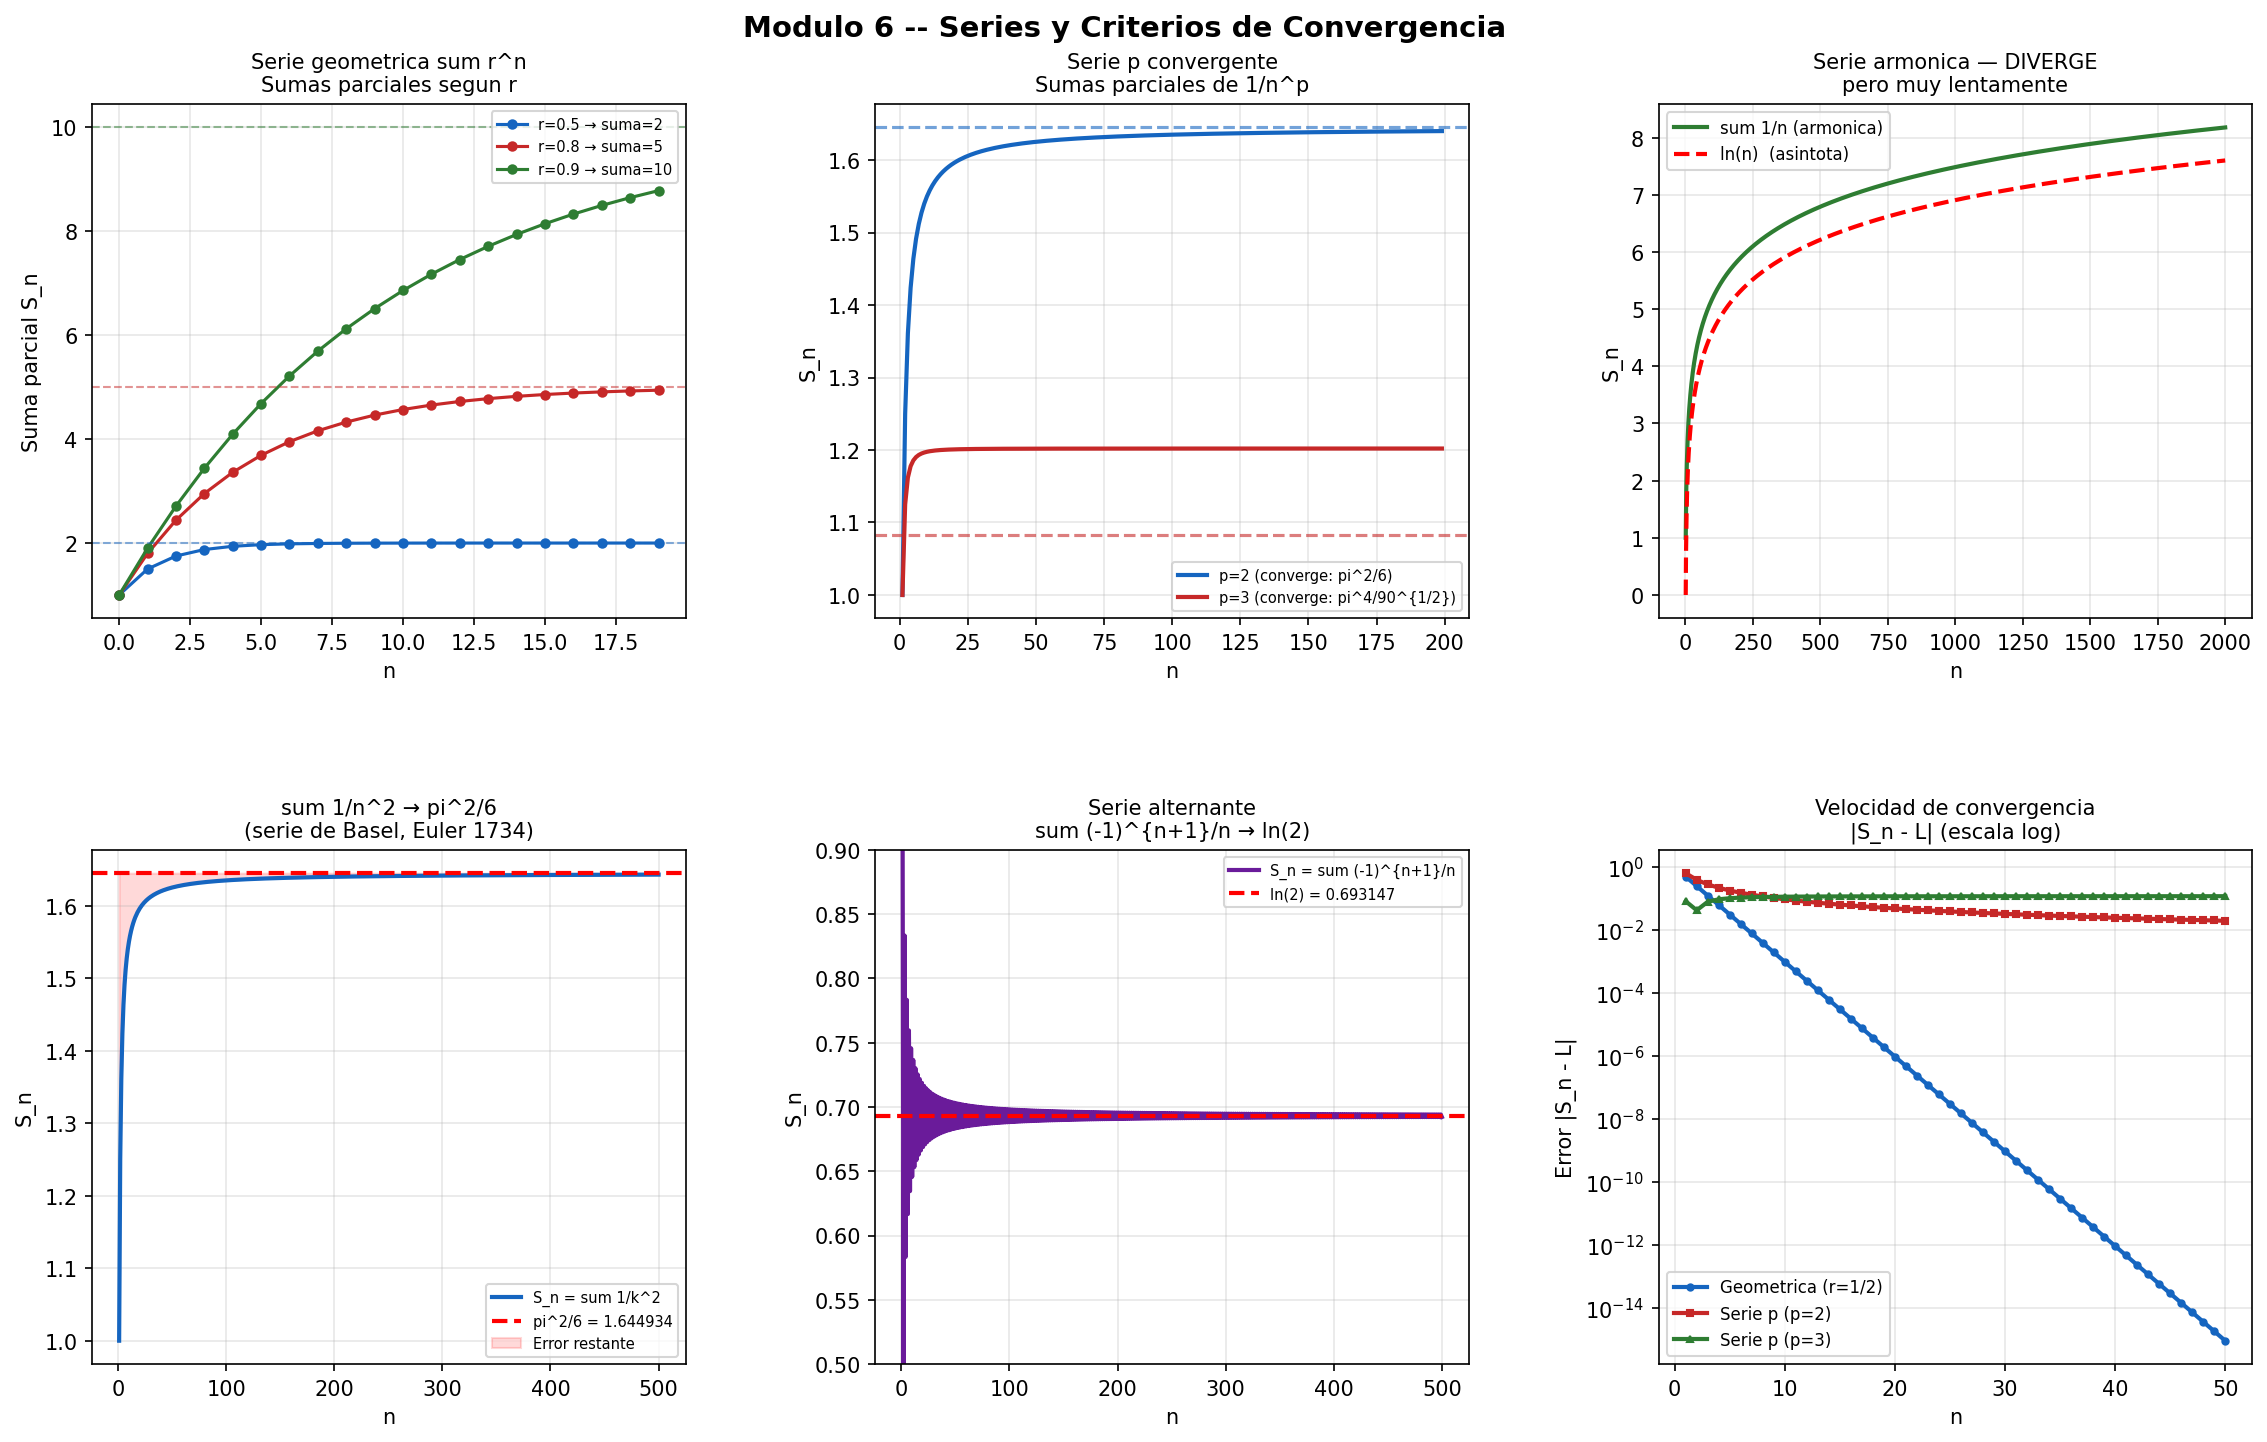

Python code for this plot:
"""
Módulo 6 - Series y Criterios de Convergencia
FUN-05 Cálculo Diferencial e Integral | Universidad CENFOTEC

QUE ES UNA SERIE?
------------------
Una serie es la SUMA de los terminos de una sucesion:
    S = a1 + a2 + a3 + a4 + ... = suma_{n=1}^{infinito} aₙ

Pero sumar infinitos numeros puede dar un resultado FINITO o INFINITO.

La clave es usar las SUMAS PARCIALES:
    S1 = a1
    S2 = a1 + a2
    S3 = a1 + a2 + a3
    Sₙ = a1 + a2 + ... + aₙ

La serie CONVERGE si lim n→∞ Sₙ = L  (numero finito)
La serie DIVERGE si ese limite no existe o es infinito.

SERIES IMPORTANTES:
-------------------
  1. Serie geometrica:  sum r^n  (n=0 a infinito)
     Converge si |r| < 1  →  suma = 1/(1-r)
     Diverge  si |r| >= 1

  2. Serie armonica:    sum 1/n  (n=1 a infinito)
     DIVERGE aunque sus terminos tienden a 0.
     Es el ejemplo clasico de que "terminos pequeños" no garantiza convergencia.

  3. Serie p:           sum 1/n^p  (n=1 a infinito)
     Converge si p > 1
     Diverge  si p <= 1

  4. Serie de Basel:    sum 1/n^2  (n=1 a infinito) = pi^2/6
     Resultado famoso demostrado por Euler en 1734.

CRITERIOS DE CONVERGENCIA:
---------------------------
Para decidir si una serie converge SIN calcular su suma exacta:

  1. Criterio del termino general (divergencia):
     Si lim n→∞ aₙ ≠ 0  →  la serie DIVERGE
     (condicion necesaria, no suficiente para convergencia)

  2. Criterio de la integral:
     Si f(x) es continua, positiva y decreciente, y aₙ = f(n):
     sum aₙ  converge  <=>  integral de f(x) converge

  3. Criterio de comparacion:
     Si 0 <= aₙ <= bₙ y sum bₙ converge → sum aₙ converge
     Si aₙ >= bₙ >= 0 y sum bₙ diverge  → sum aₙ diverge

  4. Criterio del cociente (d'Alembert):
     L = lim n→∞ |a_{n+1} / aₙ|
     L < 1  →  converge absolutamente
     L > 1  →  diverge
     L = 1  →  no concluye (usar otro criterio)

  5. Criterio de la raiz (Cauchy):
     L = lim n→∞ |aₙ|^(1/n)
     L < 1  →  converge absolutamente
     L > 1  →  diverge
     L = 1  →  no concluye

  6. Criterio de Leibniz (series alternantes):
     Si aₙ > 0, aₙ es decreciente, y lim aₙ = 0:
     entonces sum (-1)^n * aₙ  CONVERGE
"""

import numpy as np
import warnings
warnings.filterwarnings("ignore", category=RuntimeWarning)
import matplotlib.pyplot as plt
from sympy import *

n, k = symbols('n k', positive=True, integer=True)

# ─────────────────────────────────────────────────────────────
# SECCION 1: Series geometricas
# ─────────────────────────────────────────────────────────────
print("=" * 60)
print("  SERIES GEOMETRICAS")
print("=" * 60)
print("""
  sum_{n=0}^{inf} r^n = 1/(1-r)   si |r| < 1

  Esta es la unica formula de suma cerrada que tenemos
  para una serie infinita de forma directa.
  Todas las demas requieren criterios para saber si convergen.
""")

razones = [Rational(1,2), Rational(1,3), Rational(2,3), -Rational(1,2), 1, Rational(3,2)]
for r_val in razones:
    s = Sum(r_val**k, (k, 0, oo))
    resultado = s.doit()
    converge = resultado.is_finite
    print(f"  r = {str(r_val):<8} sum r^n = {str(resultado):<20} "
          f"{'[CONVERGE]' if converge else '[DIVERGE]'}")

# ─────────────────────────────────────────────────────────────
# SECCION 2: Series p y serie armonica
# ─────────────────────────────────────────────────────────────
print("\n" + "=" * 60)
print("  SERIE P Y SERIE ARMONICA")
print("=" * 60)
print("""
  Serie p:  sum_{n=1}^{inf} 1/n^p
    Converge si p > 1
    Diverge  si p <= 1

  La serie armonica (p=1) es el ejemplo clasico de una serie
  que DIVERGE aunque sus terminos aₙ = 1/n → 0.
  Esto demuestra que aₙ → 0 es NECESARIO pero NO SUFICIENTE
  para que la serie converja.

  La serie de Basel (p=2) da pi^2/6 — resultado sorprendente
  que conecta la suma de cuadrados con el numero pi.
""")

for p_val in [Rational(1,2), 1, Rational(3,2), 2, 3]:
    s = Sum(1/n**p_val, (n, 1, oo))
    resultado = s.doit()
    converge  = resultado.is_finite
    print(f"  p = {str(p_val):<6} sum 1/n^{str(p_val)} = {str(simplify(resultado)):<20} "
          f"{'[CONVERGE]' if converge else '[DIVERGE (armonica)]'}")

# ─────────────────────────────────────────────────────────────
# SECCION 3: Criterios de convergencia
# ─────────────────────────────────────────────────────────────
print("\n" + "=" * 60)
print("  CRITERIOS DE CONVERGENCIA")
print("=" * 60)

series_criterios = [
    # (a_n,               nombre,              criterio)
    (1/n**2,             "1/n^2",              "Serie p (p=2>1)"),
    (1/factorial(n),     "1/n!",               "Criterio del cociente"),
    (n**n/factorial(n),  "n^n/n!",             "Criterio de la raiz"),
    (1/(n*log(n)),       "1/(n*ln(n))",         "Criterio de la integral"),
    ((-1)**n/n,          "(-1)^n/n",            "Criterio de Leibniz"),
    (n**2/2**n,          "n^2/2^n",             "Criterio del cociente"),
    (1/(n*(n+1)),        "1/(n(n+1))",          "Series telescopicas"),
]

for a_n, nombre, criterio in series_criterios:
    print(f"\n  Serie: sum {nombre}")
    print(f"  Criterio aplicado: {criterio}")

    # Limite del termino general
    try:
        lim_an = limit(a_n, n, oo)
    except Exception:
        lim_an = None
    if lim_an == 0:
        print(f"  lim n→inf a_n = 0  (condicion necesaria [OK])")
    elif lim_an is None:
        print(f"  lim n→inf |a_n| = 0  (serie alternante, condicion [OK])")
    else:
        print(f"  lim n→inf a_n = {lim_an}  (DIVERGE - terminos no → 0)")

    # Criterio del cociente si aplica
    if criterio in ["Criterio del cociente", "Serie p (p=2>1)"]:
        try:
            a_n1 = a_n.subs(n, n+1)
            cociente = simplify(a_n1 / a_n)
            L = limit(Abs(cociente), n, oo)
            if L != oo:
                decision = "CONVERGE" if L < 1 else ("DIVERGE" if L > 1 else "Indeterminado")
                print(f"  |a_{{n+1}}/a_n| → {L}  →  {decision}")
        except Exception:
            pass

    # Resultado via SymPy
    try:
        resultado = Sum(a_n, (n, 1, oo)).doit()
        resultado_s = simplify(resultado)
        converge = resultado_s.is_finite
        print(f"  Suma exacta: {resultado_s}  "
              f"{'[CONVERGE]' if converge else '[DIVERGE]'}")
        if converge:
            print(f"  Valor numerico: {float(resultado_s.evalf()):.6f}")
    except Exception:
        print(f"  (Suma no elemental — se determina solo convergencia)")

# ─────────────────────────────────────────────────────────────
# SECCION 4: Sumas parciales y visualizacion de convergencia
# ─────────────────────────────────────────────────────────────
print("\n" + "=" * 60)
print("  SUMAS PARCIALES — VISUALIZACION DE CONVERGENCIA")
print("=" * 60)
print("""
  Calculamos Sₙ = sum_{k=1}^{n} a_k para valores crecientes de n
  y observamos si la sucesion de sumas parciales converge.
""")

def sumas_parciales(a_func, n_max, nombre, exacto=None):
    ns = np.arange(1, n_max+1)
    sumas = np.cumsum(a_func(ns))
    print(f"  sum {nombre}:")
    for i in [4, 9, 49, 99, 499]:
        if i < len(sumas):
            print(f"    S_{i+1:>4} = {sumas[i]:.8f}", end="")
            if exacto:
                print(f"   (error = {abs(sumas[i]-exacto):.2e})", end="")
            print()
    if exacto:
        print(f"    Valor exacto = {exacto:.8f}")
    print()
    return ns, sumas

ns1, s1 = sumas_parciales(lambda x: 1/x**2,     500, "1/n^2",    np.pi**2/6)
ns2, s2 = sumas_parciales(lambda x: 1/x,        500, "1/n  (armonica - diverge)")
ns3, s3 = sumas_parciales(lambda x: 1/2**x,     500, "(1/2)^n",  1.0)
ns4, s4 = sumas_parciales(lambda x: (-1)**(x+1)/x, 500, "(-1)^{n+1}/n", np.log(2))

# ─────────────────────────────────────────────────────────────
# SECCION 5: Visualizacion
# ─────────────────────────────────────────────────────────────
fig, axes = plt.subplots(2, 3, figsize=(16, 10))
fig.suptitle("Modulo 6 -- Series y Criterios de Convergencia",
             fontsize=14, fontweight='bold')

colores = ['#1565C0', '#C62828', '#2E7D32', '#6A1B9A', '#E65100']

# Serie geometrica — convergencia segun r
ax = axes[0, 0]
nv = np.arange(0, 20)
for r_v, color, label in [
    (0.5, colores[0], "r=0.5 → suma=2"),
    (0.8, colores[1], "r=0.8 → suma=5"),
    (0.9, colores[2], "r=0.9 → suma=10"),
]:
    sumas_geom = np.cumsum(r_v**nv)
    ax.plot(nv, sumas_geom, 'o-', color=color, lw=1.5, ms=4, label=label)
ax.axhline(2,  color=colores[0], lw=1, ls='--', alpha=0.5)
ax.axhline(5,  color=colores[1], lw=1, ls='--', alpha=0.5)
ax.axhline(10, color=colores[2], lw=1, ls='--', alpha=0.5)
ax.set_title("Serie geometrica sum r^n\nSumas parciales segun r", fontsize=10)
ax.legend(fontsize=7); ax.grid(True, alpha=0.3)
ax.set_xlabel("n"); ax.set_ylabel("Suma parcial S_n")

# Serie p — convergente vs divergente
ax = axes[0, 1]
nv2 = np.arange(1, 200)
for p_v, color, label, exacto_p in [
    (2, colores[0], "p=2 (converge: pi^2/6)", np.pi**2/6),
    (3, colores[1], "p=3 (converge: pi^4/90^{1/2})", np.pi**4/90),
]:
    sp = np.cumsum(1/nv2**p_v)
    ax.plot(nv2, sp, '-', color=color, lw=2, label=label)
    ax.axhline(exacto_p, color=color, lw=1.5, ls='--', alpha=0.6)
ax.set_title("Serie p convergente\nSumas parciales de 1/n^p", fontsize=10)
ax.legend(fontsize=7); ax.grid(True, alpha=0.3)
ax.set_xlabel("n"); ax.set_ylabel("S_n")

# Serie armonica — divergencia lenta
ax = axes[0, 2]
nv3 = np.arange(1, 2001)
s_arm = np.cumsum(1/nv3)
ax.plot(nv3, s_arm, '-', color=colores[2], lw=2, label="sum 1/n (armonica)")
ax.plot(nv3, np.log(nv3), '--', color='red', lw=2,
        label="ln(n)  (asintota)")
ax.set_title("Serie armonica — DIVERGE\npero muy lentamente", fontsize=10)
ax.legend(fontsize=8); ax.grid(True, alpha=0.3)
ax.set_xlabel("n"); ax.set_ylabel("S_n")

# Sumas parciales de 1/n^2 convergiendo a pi^2/6
ax = axes[1, 0]
ax.plot(ns1, s1, '-', color=colores[0], lw=2, label="S_n = sum 1/k^2")
ax.axhline(np.pi**2/6, color='red', lw=2, ls='--',
           label=f"pi^2/6 = {np.pi**2/6:.6f}")
ax.fill_between(ns1, s1, np.pi**2/6, alpha=0.15, color='red',
                label="Error restante")
ax.set_title("sum 1/n^2 → pi^2/6\n(serie de Basel, Euler 1734)", fontsize=10)
ax.legend(fontsize=7); ax.grid(True, alpha=0.3)
ax.set_xlabel("n"); ax.set_ylabel("S_n")

# Serie alternante de Leibniz
ax = axes[1, 1]
ax.plot(ns4, s4, '-', color=colores[3], lw=2,
        label="S_n = sum (-1)^{n+1}/n")
ax.axhline(np.log(2), color='red', lw=2, ls='--',
           label=f"ln(2) = {np.log(2):.6f}")
ax.set_title("Serie alternante\nsum (-1)^{n+1}/n → ln(2)", fontsize=10)
ax.legend(fontsize=7); ax.grid(True, alpha=0.3)
ax.set_xlabel("n"); ax.set_ylabel("S_n")
ax.set_ylim(0.5, 0.9)

# Comparacion de velocidades de convergencia
ax = axes[1, 2]
nv4 = np.arange(1, 51)
err_geom = np.abs(np.cumsum((0.5)**nv4) - 1.0)
err_p2   = np.abs(np.cumsum(1/nv4**2) - np.pi**2/6)
err_p3   = np.abs(np.cumsum(1/nv4**3) - np.pi**4/90)  # aproximado
ax.semilogy(nv4, err_geom, 'o-', color=colores[0], lw=2, ms=3,
            label="Geometrica (r=1/2)")
ax.semilogy(nv4, err_p2,   's-', color=colores[1], lw=2, ms=3,
            label="Serie p (p=2)")
ax.semilogy(nv4, err_p3,   '^-', color=colores[2], lw=2, ms=3,
            label="Serie p (p=3)")
ax.set_title("Velocidad de convergencia\n|S_n - L| (escala log)", fontsize=10)
ax.legend(fontsize=8); ax.grid(True, alpha=0.3)
ax.set_xlabel("n"); ax.set_ylabel("Error |S_n - L|")

plt.subplots_adjust(left=0.07, right=0.97, top=0.92, bottom=0.08,
                    hspace=0.45, wspace=0.32)
plt.savefig("series_criterios.png", dpi=150, bbox_inches='tight')
plt.show()
print("\n[OK]  Grafica guardada: series_criterios.png")
